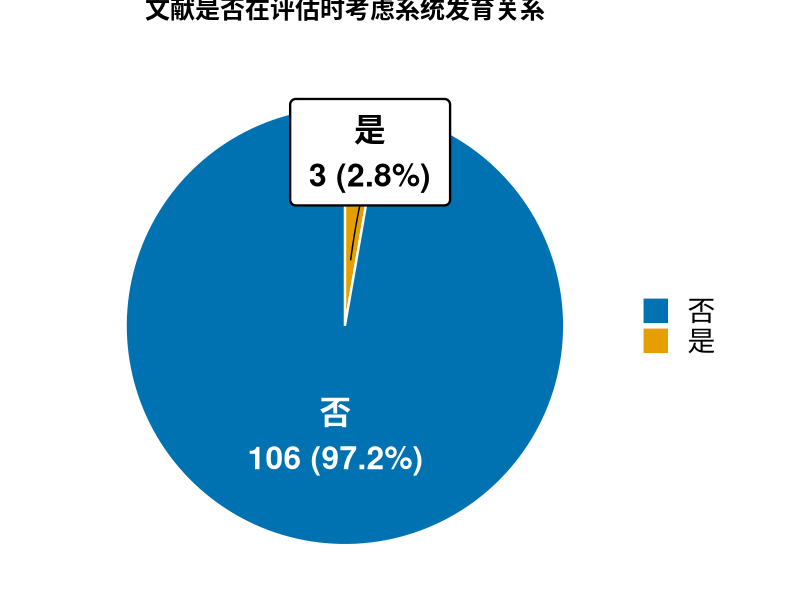
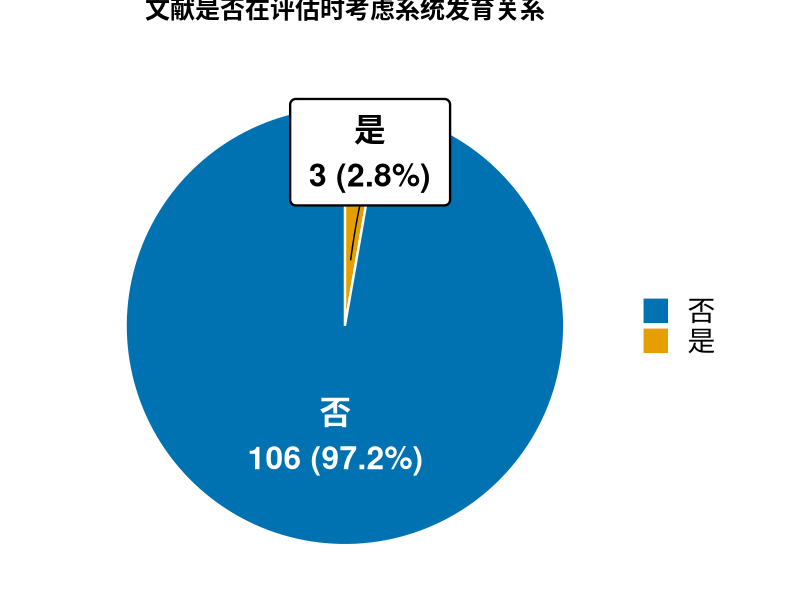

Here is the R script that generated these plots, in order:
# 加载必要的包
library(ggplot2)
library(dplyr)
library(scales)

# 创建数据框
data <- data.frame(
  category = c("是", "否"),
  count = c(3, 106)
) %>%
  mutate(
    percentage = count/sum(count) * 100,
    label = paste0(category, "\n", count, " (", round(percentage, 1), "%)")
  )

# 设置Science期刊风格的颜色
science_colors <- c("是" = "#E69F00", "否" = "#0072B2")

# 创建饼图
p <- ggplot(data, aes(x = "", y = count, fill = category)) +
  geom_bar(stat = "identity", width = 1, color = "white", linewidth = 0.8) +
  coord_polar("y", start = 0) +
  scale_fill_manual(values = science_colors) +
  theme_void(base_size = 24) +  # 增大基础字体
  theme(
    plot.title = element_text(hjust = 0.5, face = "bold", size = 18, margin = margin(b = 20)),
    legend.position = "right",
    legend.title = element_blank(),
    legend.text = element_text(size = 20),  # 增大图例文字
    legend.key.size = unit(1.5, "lines"),  # 增加图例键大小
    legend.spacing.y = unit(1, "cm"),   # 增加图例项之间的垂直间距
    legend.margin = margin(t = 10, r = 10, b = 10, l = 10),  # 增加图例外边距
    panel.background = element_rect(fill = "white", color = NA),
    plot.background = element_rect(fill = "white", color = NA)
  ) +
  labs(
    title = "文献是否在评估时考虑系统发育关系",
    fill = "类别"
  ) +
  guides(fill = guide_legend(byrow = TRUE))

# 为大的扇形添加白色标签（增大字体）
p <- p + geom_text(
  aes(label = ifelse(count > 5, label, "")),
  position = position_stack(vjust = 0.5),
  size = 8,  # 增大字体
  color = "white",
  fontface = "bold"
)

# 为小的扇形添加带背景的标签和引线（增大字体）
p <- p + 
  # 添加引线
  annotate("segment",
           x = 0.8, xend = 1.2,
           y = 1.5, yend = 2.5,
           color = "black", linewidth = 0.5) +
  # 添加带背景的标签
  annotate("label",
           x = 1.3, y = 2.5,
           label = data$label[1],
           size = 8,  # 增大字体
           color = "black",
           fill = "white",
           label.padding = unit(0.5, "lines"),
           label.size = 0.8,
           fontface = "bold")

# 显示图形
print(p)

# 保存为高分辨率图片
ggsave("phylogenetic_analysis_piechart.png",
       plot = p,
       device = "png",
       width = 10,
       height = 8,
       dpi = 600)